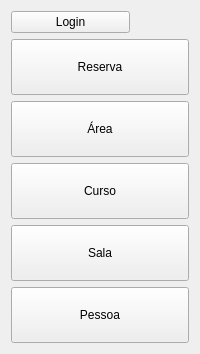
                  <widget class="QWidget" name="cadastros">
                   <layout class="QVBoxLayout" name="verticalLayout_7">
                    <item>
                     <widget class="QPushButton" name="btnCadastroLogin">
                      <property name="maximumSize">
                       <size>
                        <width>119</width>
                        <height>56</height>
                       </size>
                      </property>
                      <property name="cursor">
                       <cursorShape>PointingHandCursor</cursorShape>
                      </property>
                      <property name="text">
                       <string>Login</string>
                      </property>
                      <property name="autoExclusive">
                       <bool>true</bool>
                      </property>
                     </widget>
                    </item>
                    <item>
                     <widget class="QPushButton" name="btnReserva">
                      <property name="minimumSize">
                       <size>
                        <width>119</width>
                        <height>56</height>
                       </size>
                      </property>
                      <property name="cursor">
                       <cursorShape>PointingHandCursor</cursorShape>
                      </property>
                      <property name="text">
                       <string>Reserva</string>
                      </property>
                      <property name="autoExclusive">
                       <bool>true</bool>
                      </property>
                     </widget>
                    </item>
                    <item>
                     <widget class="QPushButton" name="btnArea">
                      <property name="minimumSize">
                       <size>
                        <width>119</width>
                        <height>56</height>
                       </size>
                      </property>
                      <property name="cursor">
                       <cursorShape>PointingHandCursor</cursorShape>
                      </property>
                      <property name="text">
                       <string>Área</string>
                      </property>
                      <property name="autoExclusive">
                       <bool>true</bool>
                      </property>
                     </widget>
                    </item>
                    <item>
                     <widget class="QPushButton" name="btnCurso">
                      <property name="minimumSize">
                       <size>
                        <width>119</width>
                        <height>56</height>
                       </size>
                      </property>
                      <property name="cursor">
                       <cursorShape>PointingHandCursor</cursorShape>
                      </property>
                      <property name="text">
                       <string>Curso</string>
                      </property>
                      <property name="autoExclusive">
                       <bool>true</bool>
                      </property>
                     </widget>
                    </item>
                    <item>
                     <widget class="QPushButton" name="btnCadastarSala">
                      <property name="minimumSize">
                       <size>
                        <width>119</width>
                        <height>56</height>
                       </size>
                      </property>
                      <property name="cursor">
                       <cursorShape>PointingHandCursor</cursorShape>
                      </property>
                      <property name="text">
                       <string>Sala</string>
                      </property>
                      <property name="autoExclusive">
                       <bool>true</bool>
                      </property>
                     </widget>
                    </item>
                    <item>
                     <widget class="QPushButton" name="btnCadastroPessoa">
                      <property name="minimumSize">
                       <size>
                        <width>119</width>
                        <height>56</height>
                       </size>
                      </property>
                      <property name="cursor">
                       <cursorShape>PointingHandCursor</cursorShape>
                      </property>
                      <property name="text">
                       <string>Pessoa</string>
                      </property>
                      <property name="autoExclusive">
                       <bool>true</bool>
                      </property>
                     </widget>
                    </item>
                   </layout>
                  </widget>
